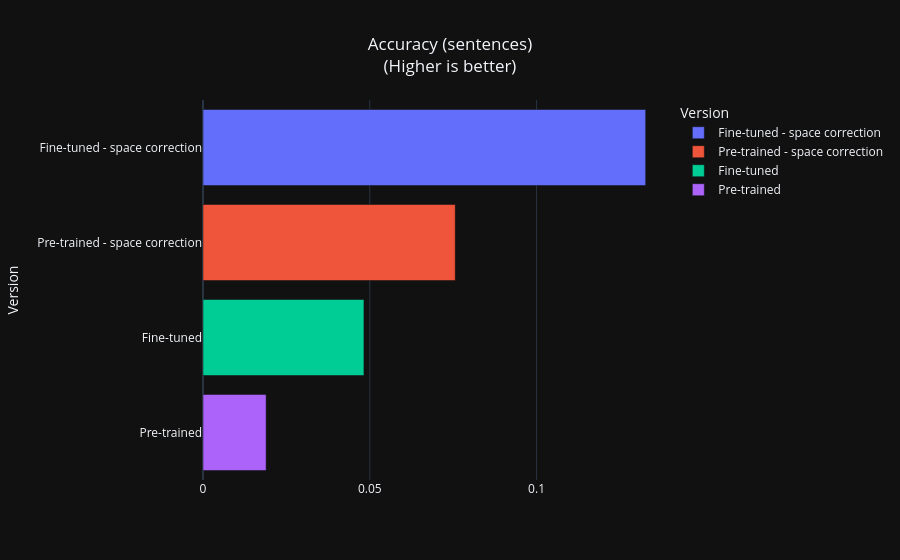
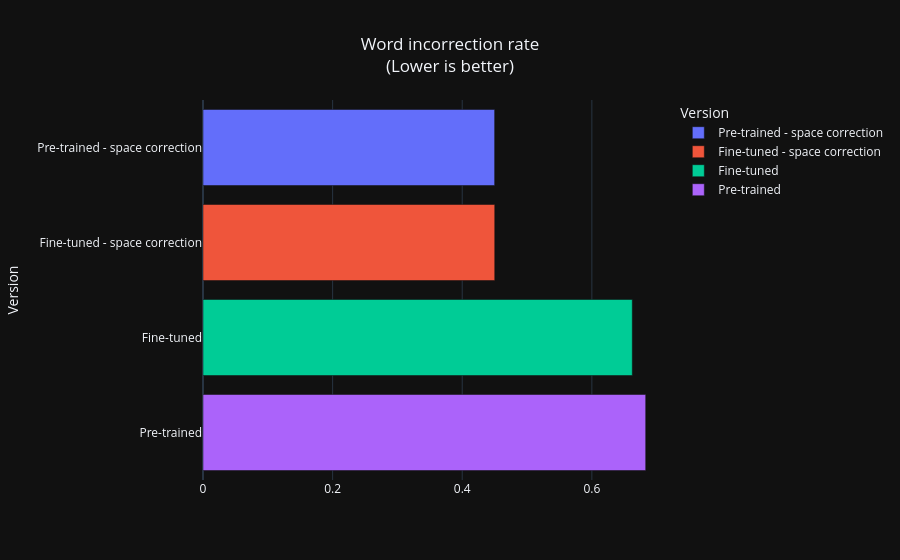
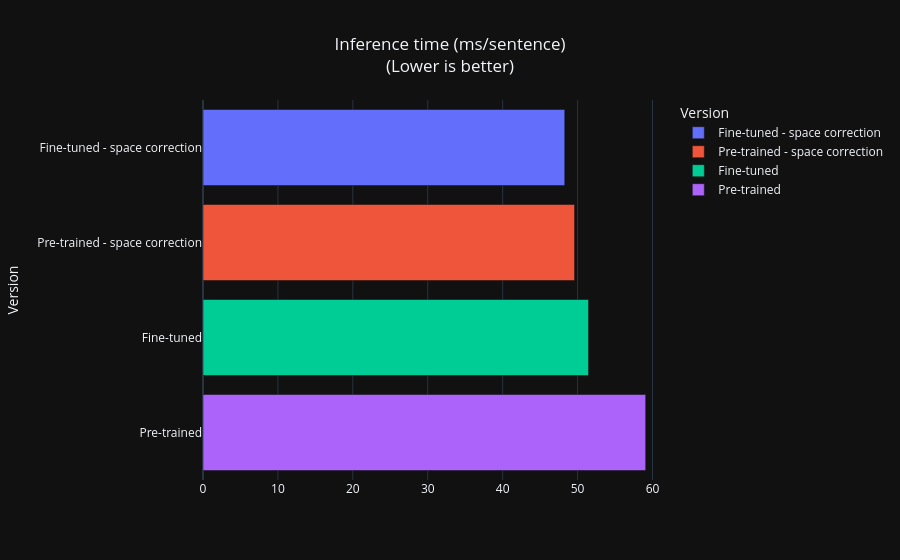
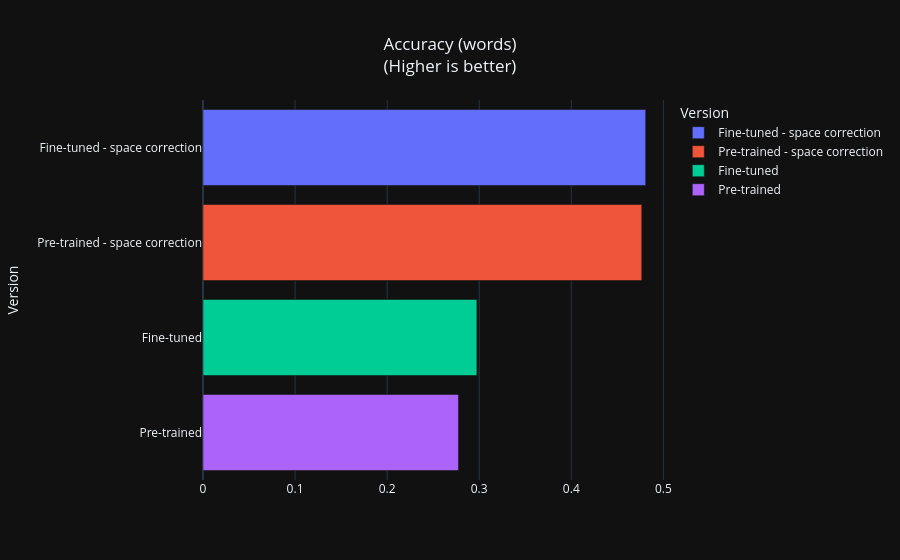

Source (notebook cell) for these figures, in order:
### Code cell
for col in elmo_df:
    if col in ["accuracy_sentences", "accuracy_words", "word_incorrection_rate", "recall", "precision", "f05",
               "ms_per_sentence", ]:
        sorted_elmo_df = elmo_df.sort_values(by=col, ascending=fancy_cols[col]["asc"])
        fig = px.bar(
                sorted_elmo_df,
                x=col,
                y="name",
                color="name",
                title=f'{fancy_cols[col]["name"]}<br>({"Lower" if fancy_cols[col]["asc"] else "Higher"} is better)',
                labels={"name": "Version"},
        )
        fig.update_layout(title_x=0.5, xaxis_title='')
        fig.show()

### Figure 1 — Plotly figure (JSON) as saved in the notebook; plotly's stock layout.template omitted (floating-point values rounded to 4 significant figures)
{"data": [{"alignmentgroup": "True", "hovertemplate": "Version=%{y}<br>accuracy_sentences=%{x}<extra></extra>", "legendgroup": "Fine-tuned - space correction", "marker": {"color": "#636efa", "pattern": {"shape": ""}}, "name": "Fine-tuned - space correction", "offsetgroup": "Fine-tuned - space correction", "orientation": "h", "showlegend": true, "textposition": "auto", "x": [0.1327], "xaxis": "x", "y": ["Fine-tuned - space correction"], "yaxis": "y", "type": "bar"}, {"alignmentgroup": "True", "hovertemplate": "Version=%{y}<br>accuracy_sentences=%{x}<extra></extra>", "legendgroup": "Pre-trained - space correction", "marker": {"color": "#EF553B", "pattern": {"shape": ""}}, "name": "Pre-trained - space correction", "offsetgroup": "Pre-trained - space correction", "orientation": "h", "showlegend": true, "textposition": "auto", "x": [0.07562], "xaxis": "x", "y": ["Pre-trained - space correction"], "yaxis": "y", "type": "bar"}, {"alignmentgroup": "True", "hovertemplate": "Version=%{y}<br>accuracy_sentences=%{x}<extra></extra>", "legendgroup": "Fine-tuned", "marker": {"color": "#00cc96", "pattern": {"shape": ""}}, "name": "Fine-tuned", "offsetgroup": "Fine-tuned", "orientation": "h", "showlegend": true, "textposition": "auto", "x": [0.04825], "xaxis": "x", "y": ["Fine-tuned"], "yaxis": "y", "type": "bar"}, {"alignmentgroup": "True", "hovertemplate": "Version=%{y}<br>accuracy_sentences=%{x}<extra></extra>", "legendgroup": "Pre-trained", "marker": {"color": "#ab63fa", "pattern": {"shape": ""}}, "name": "Pre-trained", "offsetgroup": "Pre-trained", "orientation": "h", "showlegend": true, "textposition": "auto", "x": [0.01892], "xaxis": "x", "y": ["Pre-trained"], "yaxis": "y", "type": "bar"}], "layout": {"xaxis": {"anchor": "y", "domain": [0.0, 1.0], "title": {"text": ""}}, "yaxis": {"anchor": "x", "domain": [0.0, 1.0], "title": {"text": "Version"}, "categoryorder": "array", "categoryarray": ["Pre-trained", "Fine-tuned", "Pre-trained - space correction", "Fine-tuned - space correction"]}, "legend": {"title": {"text": "Version"}, "tracegroupgap": 0}, "title": {"text": "Accuracy (sentences)<br>(Higher is better)", "x": 0.5}, "barmode": "relative"}}

### Figure 2 — Plotly figure (JSON) as saved in the notebook; plotly's stock layout.template omitted (floating-point values rounded to 4 significant figures)
{"data": [{"alignmentgroup": "True", "hovertemplate": "Version=%{y}<br>word_incorrection_rate=%{x}<extra></extra>", "legendgroup": "Pre-trained - space correction", "marker": {"color": "#636efa", "pattern": {"shape": ""}}, "name": "Pre-trained - space correction", "offsetgroup": "Pre-trained - space correction", "orientation": "h", "showlegend": true, "textposition": "auto", "x": [0.45], "xaxis": "x", "y": ["Pre-trained - space correction"], "yaxis": "y", "type": "bar"}, {"alignmentgroup": "True", "hovertemplate": "Version=%{y}<br>word_incorrection_rate=%{x}<extra></extra>", "legendgroup": "Fine-tuned - space correction", "marker": {"color": "#EF553B", "pattern": {"shape": ""}}, "name": "Fine-tuned - space correction", "offsetgroup": "Fine-tuned - space correction", "orientation": "h", "showlegend": true, "textposition": "auto", "x": [0.4502], "xaxis": "x", "y": ["Fine-tuned - space correction"], "yaxis": "y", "type": "bar"}, {"alignmentgroup": "True", "hovertemplate": "Version=%{y}<br>word_incorrection_rate=%{x}<extra></extra>", "legendgroup": "Fine-tuned", "marker": {"color": "#00cc96", "pattern": {"shape": ""}}, "name": "Fine-tuned", "offsetgroup": "Fine-tuned", "orientation": "h", "showlegend": true, "textposition": "auto", "x": [0.6624], "xaxis": "x", "y": ["Fine-tuned"], "yaxis": "y", "type": "bar"}, {"alignmentgroup": "True", "hovertemplate": "Version=%{y}<br>word_incorrection_rate=%{x}<extra></extra>", "legendgroup": "Pre-trained", "marker": {"color": "#ab63fa", "pattern": {"shape": ""}}, "name": "Pre-trained", "offsetgroup": "Pre-trained", "orientation": "h", "showlegend": true, "textposition": "auto", "x": [0.6831], "xaxis": "x", "y": ["Pre-trained"], "yaxis": "y", "type": "bar"}], "layout": {"xaxis": {"anchor": "y", "domain": [0.0, 1.0], "title": {"text": ""}}, "yaxis": {"anchor": "x", "domain": [0.0, 1.0], "title": {"text": "Version"}, "categoryorder": "array", "categoryarray": ["Pre-trained", "Fine-tuned", "Fine-tuned - space correction", "Pre-trained - space correction"]}, "legend": {"title": {"text": "Version"}, "tracegroupgap": 0}, "title": {"text": "Word incorrection rate<br>(Lower is better)", "x": 0.5}, "barmode": "relative"}}

### Figure 3 — Plotly figure (JSON) as saved in the notebook; plotly's stock layout.template omitted (floating-point values rounded to 4 significant figures)
{"data": [{"alignmentgroup": "True", "hovertemplate": "Version=%{y}<br>ms_per_sentence=%{x}<extra></extra>", "legendgroup": "Fine-tuned - space correction", "marker": {"color": "#636efa", "pattern": {"shape": ""}}, "name": "Fine-tuned - space correction", "offsetgroup": "Fine-tuned - space correction", "orientation": "h", "showlegend": true, "textposition": "auto", "x": [48.29], "xaxis": "x", "y": ["Fine-tuned - space correction"], "yaxis": "y", "type": "bar"}, {"alignmentgroup": "True", "hovertemplate": "Version=%{y}<br>ms_per_sentence=%{x}<extra></extra>", "legendgroup": "Pre-trained - space correction", "marker": {"color": "#EF553B", "pattern": {"shape": ""}}, "name": "Pre-trained - space correction", "offsetgroup": "Pre-trained - space correction", "orientation": "h", "showlegend": true, "textposition": "auto", "x": [49.6], "xaxis": "x", "y": ["Pre-trained - space correction"], "yaxis": "y", "type": "bar"}, {"alignmentgroup": "True", "hovertemplate": "Version=%{y}<br>ms_per_sentence=%{x}<extra></extra>", "legendgroup": "Fine-tuned", "marker": {"color": "#00cc96", "pattern": {"shape": ""}}, "name": "Fine-tuned", "offsetgroup": "Fine-tuned", "orientation": "h", "showlegend": true, "textposition": "auto", "x": [51.46], "xaxis": "x", "y": ["Fine-tuned"], "yaxis": "y", "type": "bar"}, {"alignmentgroup": "True", "hovertemplate": "Version=%{y}<br>ms_per_sentence=%{x}<extra></extra>", "legendgroup": "Pre-trained", "marker": {"color": "#ab63fa", "pattern": {"shape": ""}}, "name": "Pre-trained", "offsetgroup": "Pre-trained", "orientation": "h", "showlegend": true, "textposition": "auto", "x": [59.09], "xaxis": "x", "y": ["Pre-trained"], "yaxis": "y", "type": "bar"}], "layout": {"xaxis": {"anchor": "y", "domain": [0.0, 1.0], "title": {"text": ""}}, "yaxis": {"anchor": "x", "domain": [0.0, 1.0], "title": {"text": "Version"}, "categoryorder": "array", "categoryarray": ["Pre-trained", "Fine-tuned", "Pre-trained - space correction", "Fine-tuned - space correction"]}, "legend": {"title": {"text": "Version"}, "tracegroupgap": 0}, "title": {"text": "Inference time (ms/sentence)<br>(Lower is better)", "x": 0.5}, "barmode": "relative"}}

### Figure 4 — Plotly figure (JSON) as saved in the notebook; plotly's stock layout.template omitted (floating-point values rounded to 4 significant figures)
{"data": [{"alignmentgroup": "True", "hovertemplate": "Version=%{y}<br>accuracy_words=%{x}<extra></extra>", "legendgroup": "Fine-tuned - space correction", "marker": {"color": "#636efa", "pattern": {"shape": ""}}, "name": "Fine-tuned - space correction", "offsetgroup": "Fine-tuned - space correction", "orientation": "h", "showlegend": true, "textposition": "auto", "x": [0.4808], "xaxis": "x", "y": ["Fine-tuned - space correction"], "yaxis": "y", "type": "bar"}, {"alignmentgroup": "True", "hovertemplate": "Version=%{y}<br>accuracy_words=%{x}<extra></extra>", "legendgroup": "Pre-trained - space correction", "marker": {"color": "#EF553B", "pattern": {"shape": ""}}, "name": "Pre-trained - space correction", "offsetgroup": "Pre-trained - space correction", "orientation": "h", "showlegend": true, "textposition": "auto", "x": [0.4766], "xaxis": "x", "y": ["Pre-trained - space correction"], "yaxis": "y", "type": "bar"}, {"alignmentgroup": "True", "hovertemplate": "Version=%{y}<br>accuracy_words=%{x}<extra></extra>", "legendgroup": "Fine-tuned", "marker": {"color": "#00cc96", "pattern": {"shape": ""}}, "name": "Fine-tuned", "offsetgroup": "Fine-tuned", "orientation": "h", "showlegend": true, "textposition": "auto", "x": [0.2974], "xaxis": "x", "y": ["Fine-tuned"], "yaxis": "y", "type": "bar"}, {"alignmentgroup": "True", "hovertemplate": "Version=%{y}<br>accuracy_words=%{x}<extra></extra>", "legendgroup": "Pre-trained", "marker": {"color": "#ab63fa", "pattern": {"shape": ""}}, "name": "Pre-trained", "offsetgroup": "Pre-trained", "orientation": "h", "showlegend": true, "textposition": "auto", "x": [0.2775], "xaxis": "x", "y": ["Pre-trained"], "yaxis": "y", "type": "bar"}], "layout": {"xaxis": {"anchor": "y", "domain": [0.0, 1.0], "title": {"text": ""}}, "yaxis": {"anchor": "x", "domain": [0.0, 1.0], "title": {"text": "Version"}, "categoryorder": "array", "categoryarray": ["Pre-trained", "Fine-tuned", "Pre-trained - space correction", "Fine-tuned - space correction"]}, "legend": {"title": {"text": "Version"}, "tracegroupgap": 0}, "title": {"text": "Accuracy (words)<br>(Higher is better)", "x": 0.5}, "barmode": "relative"}}
